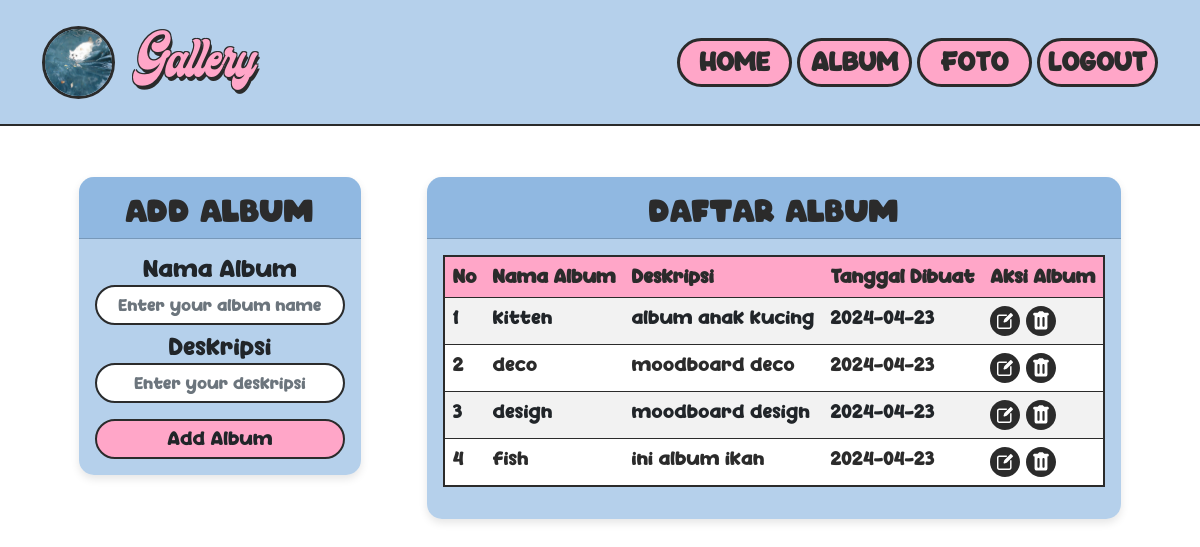
The page /users/album.php (signed in) on the database its author committed.
### tables this page shows
CREATE TABLE `user` (
  `userid` int(11) NOT NULL,
  `username` varchar(225) NOT NULL,
  `password` varchar(225) NOT NULL,
  `email` varchar(225) NOT NULL,
  `namalengkap` varchar(225) NOT NULL,
  `alamat` text NOT NULL,
  `foto` varchar(225) NOT NULL
);

CREATE TABLE `album` (
  `albumid` int(11) NOT NULL,
  `namaalbum` varchar(225) NOT NULL,
  `deskripsi` text NOT NULL,
  `tgldibuat` date NOT NULL,
  `userid` int(11) NOT NULL
);

### users/album.php (the view, shortened to what this page needs)
<?php
    include '../config/connect.php';
?>
<!DOCTYPE html>
<html lang="en">
    <head>
        <link href="https://cdn.jsdelivr.net/npm/simple-datatables@7.1.2/dist/style.min.css" rel="stylesheet" />
        <link href="../css/styles.css" rel="stylesheet" />
    </head>
    <body class="">
        <header class="p-3">
            <nav class="navbar navbar-expand-lg fixed-top bg">
                <div class="container">
                    <?php
                    $userid = $_SESSION['userid'];
                    $sql=mysqli_query($c,"SELECT * FROM user WHERE userid='$userid'");
                            while($d = mysqli_fetch_array($sql)){
                    ?>
                    <div class="img-container">
                        <a class="navbar-profile text-decoration-none" href="../config/profiles/edit-profile.php" title="Profile">
                            <img src="../assets/profile/<?php echo $d['foto'] ?>" width="70" height="70" class="rounded-circle me-2"/>
                        </a>
                    </div>
                    <?php }?>
                    <a class="navbar-brand" href="dashboard.php" title="Dashboard">
                        Gallery
                    </a>
                    <div class="collapse navbar-collapse" id="navbarSupportedContent">
                        <ul class="navbar-nav ms-auto">
                            <li class="nav-item">
                                <a class="nav-link btn btn rounded-pill"href="galeri.php">HOME</a>
                            </li>
                            <li class="nav-item">
                                <a class="nav-link btn btn rounded-pill" href="album.php">ALBUM</a>
                            </li>
                            <li class="nav-item">
                                <a class="nav-link btn btn rounded-pill" href="foto.php">FOTO</a>
                            </li>
                            <li class="nav-item">
                                <a class="nav-link btn btn rounded-pill" href="../config/relog/logout.php">LOGOUT</a>
                            </li>
                        </ul>
                    </div>
                </div>
            </nav>
        </header>
        <div class="container con justify-content-center" id="layoutSidenav">
            <div class="row">
                <div class="col-md-4">
                    <div class="card transparent-card" >
                        <div class="card-header text-center">
                            add album
                        </div>
                        <div class="card-body text-center">
                            <form action="../config/album/tambah-album.php" method="post">
                                <div class="form-group">
                                    <label class="label-font">Nama Album</label>
                                    <input type="text" class="form-control text-center" name="namaalbum" placeholder="Enter your album name" required>
                                </div>
                                <div class="form-group mt-2">
                                    <label class="label-font">Deskripsi</label>
                                    <input type="text" class="form-control text-center" name="deskripsi" placeholder="Enter your deskripsi" required>
                                </div>
                                <button type="submit" name="tambah1" class="btn btn rounded-pill btn-submit mt-3">Add Album</button>
                            </form>
                        </div>
                    </div>
                </div>
            </div>
            <div class="row">
                <div class="col-md-8">
                    <div class="card transparent-card" >
                        <div class="card-header text-center">
                            daftar album
                        </div>
                        <div class="card-body">
                            <table id="datatablesSimple" class="table table-striped">
                                <thead>
                                    <tr>
                                        <th>No</th>
                                        <th>Nama Album</th>
                                        <th>Deskripsi</th>
                                        <th>Tanggal Dibuat</th>
                                        <th>Aksi Album</th>
                                    </tr>
                                </thead>
                                <tbody>
                                    <?php
                                        $no = 1;
                                        $userid = $_SESSION['userid'];
                                        $sql = mysqli_query($c, "SELECT * FROM album WHERE userid='$userid'");
                                        while($d = mysqli_fetch_array($sql)){
                                    ?>
                                    <tr>
                                        <td><?=$no++;?></td>
                                        <td><?php echo $d['namaalbum'] ?></td>
                                        <td><?php echo $d['deskripsi'] ?></td>
                                        <td><?php echo $d['tgldibuat'] ?></td>
                                        <td>
                                            <a href="../config/album/edit-album.php?albumid=<?php echo $d['albumid'] ?>" title="Edit Album" class="text-decoration-none">
                                                <img src="../assets/landing/editt.svg" width="30px" height="30px"/>
                                            </a>
                                            <a href="../config/album/delete-album.php?albumid=<?php echo $d['albumid']?>" title="Delete Album" class="text-decoration-none">
                                                <img src="../assets/landing/trash.svg" width="30px" height="30px"/>
                                            </a>
                                        </td>
                                    </tr>
                                    <?php
                                    };
                                    ?>
                                </tbody>
                            </table>
                        </div>
                    </div>
                </div>
            </div>
        </div>
    </body>
</html>

### users/album.php (style rules this page uses)
.navbar-brand { font-family: 'Ginchiest', sans-serif; font-size: 3.5rem; color: #ffa6c8; text-shadow: -1px -1px 0 #2b2b2b, 1px -1px 0 #2b2b2b, -1px 1px 0 #2b2b2b, 1px 1px 0 #2b2b2b, 2px 4px 0 #2b2b2b; }
body { background-image: url('../assets/landing/blues.svg'); background-size: cover; background-repeat: no-repeat; background-attachment: fixed; font-family: 'FindCartoon', sans-serif; }
.navbar { background-color: rgba(109, 161, 216, 0.5); border-bottom: 2px solid #2b2b2b; padding: 15px; }
.navbar .nav-link { padding: 5px 40px; min-width: 115px; margin-left: 5px; background-color: #ffa6c8; border: 3px solid #2B2B2B; font-size: 22px; font-weight: bold; color: #2B2B2B; }
.navbar-profile { margin-right: 10px; }
.con { margin-top: 100px; }
.transparent-card { position: relative; background-color: rgba(109, 161, 216, 0.5); border: none; border-radius: 15px; box-shadow: 0 4px 8px rgba(0, 0, 0, 0.1); overflow: hidden; }
.col-md-4 { padding: 20px; width: 100%; }
.col-md-8 { padding: 20px; width: 100%; }
.row { padding: 25px; }
.form-control { width: 250px; height: 40px; padding: 4px; font-size: 14px; border: 2px solid #2b2b2b; border-radius: 20px; box-sizing: border-box; }
.label-font { font-size: 20px; }
.btn-submit { width: 250px; height: 40px; padding: 4px; background-color: #ffa6c8; border: 2px solid #2B2B2B; font-size: 16px; box-sizing: border-box; }
.table { color: #2b2b2b; background-color: #ffa6c8; border: 2px solid #2B2B2B; }
.card-header { background-color: rgba(109, 161, 216, 0.5); font-family: 'ARCO', sans-serif; font-size: 30px; color: #2B2B2B; }
tbody { background-color: #fff; font-size: 16px; }
.img-container img { width: 73px; height: 73px; border: 3px solid #2b2b2b; border-radius: 50%; }

### rows shown on the page
user: foto (picture)
album: namaalbum "kitten", deskripsi "album anak kucing", tgldibuat "2024-04-23"
album: namaalbum "deco", deskripsi "moodboard deco", tgldibuat "2024-04-23"
album: namaalbum "design", deskripsi "moodboard design", tgldibuat "2024-04-23"
album: namaalbum "fish", deskripsi "ini album ikan", tgldibuat "2024-04-23"
